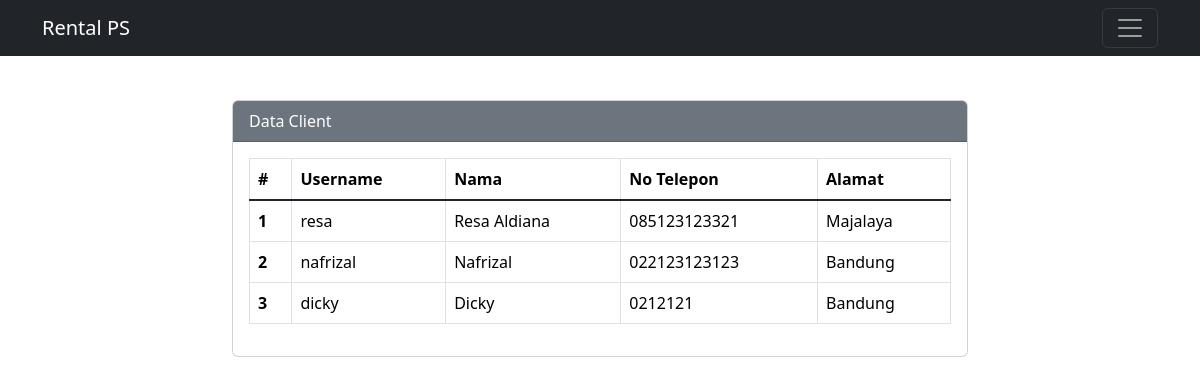
Screenshot of /dashboard/daftar-client.php (signed in) with the database file from the repository.
### tables this page shows
CREATE TABLE `users` (
  `id` int(11) NOT NULL,
  `username` varchar(50) NOT NULL,
  `password` varchar(255) NOT NULL,
  `nama_lengkap` varchar(100) NOT NULL,
  `no_telp` char(15) NOT NULL,
  `alamat` varchar(255) NOT NULL,
  `level_user` enum('admin','user') NOT NULL
);

### functions.php (called while the page is built, shortened)
<?php
require 'config.php';
function querySelect($query)
{
  global $db;
  $result = $db->query($query);
  $rows = [];
  while ($row = $result->fetch_assoc()) {
    $rows[] = $row;
  }
  return $rows;
}

### dashboard/daftar-client.php (the view, shortened to what this page needs)
<?php
require '../functions.php';
$users = querySelect("SELECT * FROM users WHERE level_user = 'user'");
?>
<!DOCTYPE html>
<html lang="en">
<head>
  <link href="https://cdn.jsdelivr.net/npm/bootstrap@5.3.2/dist/css/bootstrap.min.css" rel="stylesheet" />
</head>
<body>
  <nav class="navbar navbar-dark bg-dark fixed-top">
    <div class="container">
      <a class="navbar-brand" href="#">Rental PS</a>
      <button class="navbar-toggler" type="button" data-bs-toggle="offcanvas" data-bs-target="#offcanvasDarkNavbar" aria-controls="offcanvasDarkNavbar" aria-label="Toggle navigation">
        <span class="navbar-toggler-icon"></span>
      </button>
    </div>
  </nav>
  <section>
    <div class="container bottom-nav">
      <div class="row justify-content-center">
        <div class="col-md-8">
          <div class="card">
            <div class="card-header text-white bg-secondary">
              Data Client
            </div>
            <div class="card-body">
              <table class="table table-bordered">
                <thead>
                  <tr>
                    <th scope="col">#</th>
                    <th scope="col">Username</th>
                    <th scope="col">Nama</th>
                    <th scope="col">No Telepon</th>
                    <th scope="col">Alamat</th>
                  </tr>
                </thead>
                <tbody class="table-group-divider">
                  <?php $i = 1; ?>
                  <?php foreach ($users as $row) : ?>
                    <tr>
                      <th scope="row"><?php echo $i; ?></th>
                      <td scope="row"><?php echo $row["username"]; ?></td>
                      <td scope="row"><?php echo $row["nama_lengkap"]; ?></td>
                      <td scope="row"><?php echo $row["no_telp"]; ?></td>
                      <td scope="row"><?php echo $row["alamat"]; ?></td>
                    </tr>
                    <?php $i++; ?>
                  <?php endforeach; ?>
                </tbody>
              </table>
            </div>
          </div>
        </div>
      </div>
    </div>
  </section>
</body>
</html>

### dashboard/daftar-client.php (style rules this page uses)
.bottom-nav { margin-top: 100px; }

### rows the page displays
users: username "resa", nama_lengkap "Resa Aldiana", no_telp "085123123321", alamat "Majalaya"
users: username "nafrizal", nama_lengkap "Nafrizal", no_telp "022123123123", alamat "Bandung"
users: username "dicky", nama_lengkap "Dicky", no_telp "0212121", alamat "Bandung"
